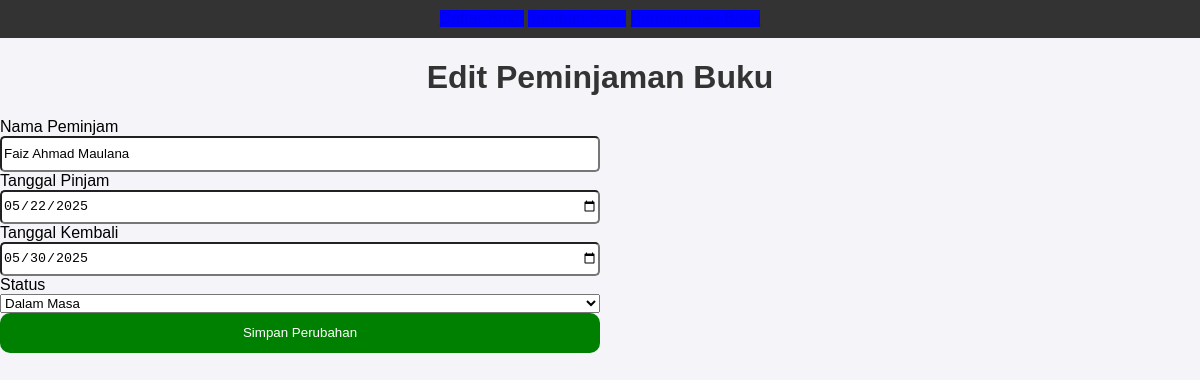
Page /edit_peminjaman/4 on the committed database.
### tables this page shows
CREATE TABLE "Peminjaman" (
	"id"	INTEGER,
	"id_buku"	INTEGER NOT NULL,
	"nama_peminjam"	TEXT NOT NULL,
	"tanggal_pinjam"	TEXT NOT NULL,
	"tanggal_kembali"	TEXT NOT NULL,
	"status"	TEXT NOT NULL,
	PRIMARY KEY("id" AUTOINCREMENT),
	FOREIGN KEY("id_buku") REFERENCES "Buku"("Id")
);

### app.py (the view, shortened to what this page needs)
@app.route('/edit_peminjaman/<int:id>', methods=['GET', 'POST'])
def edit_peminjaman(id):
    conn = get_db_connection()
    peminjaman = conn.execute('SELECT * FROM Peminjaman WHERE id = ?', (id,)).fetchone()
    conn.close()
    return render_template('edit_peminjaman.html', peminjaman=peminjaman)

### app.py (called while the page is built)
def get_db_connection():
    conn = sqlite3.connect('dbSqlite.db')  # pastikan nama file database sesuai
    conn.row_factory = sqlite3.Row  # Memungkinkan hasil query seperti dictionary
    print("Database Connected Successfully!")
    return conn

### Templates/edit_peminjaman.html (shortened to what this page needs)
<!DOCTYPE html>
<html lang="id">
<head>
    <link rel="stylesheet" href="{{ url_for('static', filename='css/style.css') }}" />
</head>
<body>
    <nav>
        <a href="/">Daftar Buku</a>
        <a href="/add">Tambah Buku</a>
        <a href="/peminjaman">Peminjaman Buku</a>
    </nav>
    <h1>Edit Peminjaman Buku</h1>
    <form action="{{ url_for('edit_peminjaman', id=peminjaman.id) }}" method="POST">
        <label for="nama_peminjam">Nama Peminjam</label>
        <input type="text" id="nama_peminjam" name="nama_peminjam" value="{{ peminjaman.nama_peminjam }}" required />
        <label for="tanggal_pinjam">Tanggal Pinjam</label>
        <input type="date" id="tanggal_pinjam" name="tanggal_pinjam" value="{{ peminjaman.tanggal_pinjam }}" required />
        <label for="tanggal_kembali">Tanggal Kembali</label>
        <input type="date" id="tanggal_kembali" name="tanggal_kembali" value="{{ peminjaman.tanggal_kembali }}" required />
        <label for="status">Status</label>
        <select id="status" name="status" required>
            <option value="dalam masa" {% if peminjaman.status == 'dalam masa' %}selected{% endif %}>Dalam Masa</option>
        </select>
        <button type="submit">Simpan Perubahan</button>
    </form>
</body>
</html>

### static/css/style.css (style rules this page uses)
body { font-family: Arial, sans-serif; background-color: #f4f4f9; margin: 0; padding: 0; }
nav { background-color: #333; padding: 10px 0; text-align: center; margin-bottom: 20px; }
h1 { text-align: center; color: #333; }
button { padding: 10px 20px; background-color: #4CAF50; color: white; border: none; border-radius: 5px; cursor: pointer; }
nav a { background-color: blue; }
form { display: flex; flex-direction: column; width: 50%; align-self: center; }
form input { height: 30px; border-radius: 5px; }
form button { height: 40px; background-color: green; color: white; border-radius: 10px; }

### rows in the picture
Peminjaman: nama_peminjam "Faiz Ahmad Maulana", tanggal_pinjam "05/22/2025", tanggal_kembali "05/30/2025", status "Dalam Masa"
